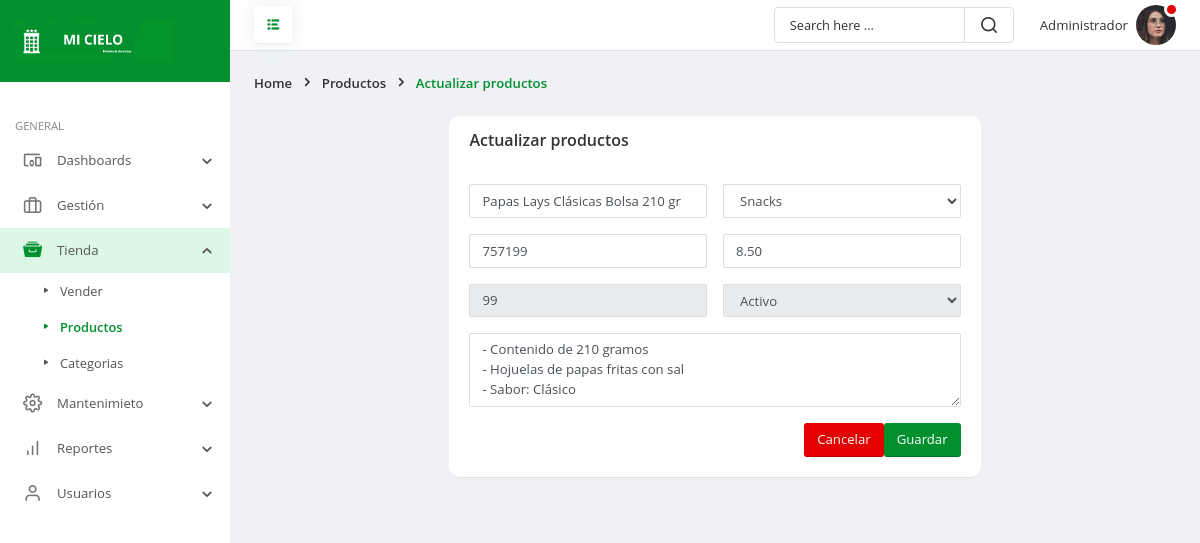
The app's page /frontend/productos/editar.php?id=2 (signed in) with its own data.
### tables this page shows
CREATE TABLE `productos` (
  `idprd` int(11) NOT NULL,
  `nomprd` varchar(150) NOT NULL,
  `numprd` char(14) NOT NULL,
  `detprd` text NOT NULL,
  `preprd` decimal(10,2) NOT NULL,
  `stckprd` char(3) NOT NULL,
  `staprd` char(1) NOT NULL,
  `fere` timestamp NOT NULL DEFAULT current_timestamp() ON UPDATE current_timestamp(),
  `idcat` int(11) NOT NULL,
  `foto` varchar(100) NOT NULL
);

CREATE TABLE `categorias` (
  `idcat` int(11) NOT NULL,
  `nomcat` varchar(100) NOT NULL,
  `fere` timestamp NOT NULL DEFAULT current_timestamp() ON UPDATE current_timestamp()
);

### frontend/productos/editar.php (the view, shortened to what this page needs)
<!doctype html>
<html lang="es">
	<head>
		<link rel="stylesheet" href="../../backend/css/bootstrap.min.css">
		<link rel="stylesheet" href="../../backend/fonts/style.css">
		<link rel="stylesheet" href="../../backend/css/main.css">
	</head>
	<body>
		<div class="page-wrapper">
			<nav id="sidebar" class="sidebar-wrapper">
				<div class="sidebar-brand">
					<a href="../administrador/escritorio.php" class="logo">
						<img src="../../backend/img/rt.png" alt="Hotel mi cielo" />
					</a>
				</div>
				<div class="sidebar-content">
					<div class="sidebar-menu">
						<ul>
							<li class="header-menu">General</li>
							<li class="sidebar-dropdown">
								<a href="#">
									<i class="icon-devices_other"></i>
									<span class="menu-text">Dashboards</span>
								</a>
							</li>
							<li class="sidebar-dropdown">
								<a href="#">
									<i class="icon-briefcase"></i>
									<span class="menu-text">Gestión</span>
								</a>
							</li>
							<li class="sidebar-dropdown active">
								<a href="#">
									<i class="icon-archive"></i>
									<span class="menu-text">Tienda</span>
								</a>
								<div class="sidebar-submenu">
									<ul>
										<li>
											<a href="../venta/mostrar.php">Vender</a>
										</li>
										<li>
											<a href="../productos/mostrar.php" class="current-page">Productos</a>
										</li>
										<li>
											<a href="../categorias/mostrar.php">Categorias</a>
										</li>
									</ul>
								</div>
							</li>
							<li class="sidebar-dropdown">
								<a href="#">
									<i class="icon-settings1"></i>
									<span class="menu-text">Mantenimieto</span>
								</a>
							</li>
							<li class="sidebar-dropdown">
								<a href="#">
									<i class="icon-bar-chart"></i>
									<span class="menu-text">Reportes</span>
								</a>
							</li>
							<li class="sidebar-dropdown">
								<a href="#">
									<i class="icon-user1"></i>
									<span class="menu-text">Usuarios</span>
								</a>
							</li>
						</ul>
					</div>
				</div>
			</nav>
			<div class="page-content">
				<header class="header">
					<div class="toggle-btns">
						<a id="pin-sidebar" href="#">
							<i class="icon-list"></i>
						</a>
					</div>
					<div class="header-items">
						<div class="custom-search">
							<input type="text" class="search-query" placeholder="Search here ...">
							<i class="icon-search1"></i>
						</div>
						<ul class="header-actions">
							<li class="dropdown">
								<a href="#" id="userSettings" class="user-settings" data-toggle="dropdown" aria-haspopup="true">
									<span class="user-name"><?php echo $_SESSION['nombre']; ?></span>
									<span class="avatar">
										<img src="../../backend/img/user24.png" alt="avatar">
										<span class="status busy"></span>
									</span>
								</a>
							</li>
						</ul>
					</div>
				</header>
				<div class="page-header">
					<ol class="breadcrumb">
						<li class="breadcrumb-item">Home</li>
						<li class="breadcrumb-item">Productos</li>
						<li class="breadcrumb-item active">Actualizar productos</li>
					</ol>
				</div>
				<div class="main-container">
					<div class="row justify-content-center gutters">
						<div class="col-xl-7 col-lg-7 col-md-8 col-sm-10">
							 <?php
require '../../backend/config/Conexion.php';
 $id = $_GET['id'];
 $sentencia = $connect->prepare("SELECT productos.idprd, productos.nomprd, productos.numprd, productos.detprd, productos.preprd, productos.stckprd, productos.staprd,categorias.idcat, categorias.nomcat, productos.foto FROM productos INNER JOIN categorias ON productos.idcat = categorias.idcat  WHERE idprd= '$id';");
 $sentencia->execute();
$data =  array();
if($sentencia){
  while($r = $sentencia->fetchObject()){
    $data[] = $r;
  }
}
   ?>
   <?php if(count($data)>0):?>
        <?php foreach($data as $d):?>
							<form enctype="multipart/form-data" method="POST" action="" autocomplete="off">
								<div class="card m-0">
									<div class="card-header">
										<div class="card-title">Actualizar productos</div>
									</div>
									<div class="card-body">
										<div class="row gutters">
											<div class="col-xl-6 col-lg-6 col-md-6 col-sm-12 col-12">
												<div class="form-group">
													<input type="text" class="form-control" value="<?php echo $d->nomprd; ?>"  name="prdnam" placeholder="Nombre del producto">
												</div>
											</div>
											<div class="col-xl-6 col-lg-6 col-md-6 col-sm-12 col-12">
												<div class="form-group">
												<select class="form-control" id="cat" name="prdcat">
													<option value="<?php echo $d->idcat; ?>"><?php echo $d->nomcat; ?></option>
												</select>
											</div>
											</div>
										</div>
										<div class="row gutters">
											<div class="col-xl-6 col-lg-6 col-md-6 col-sm-12 col-12">
												<div class="form-group">
													<input type="text" class="form-control" value="<?php echo $d->numprd; ?>" maxlength="14" onKeypress="if (event.keyCode < 45 || event.keyCode > 57) event.returnValue = false;"  name="prdcod" placeholder="Código del producto" >
												</div>
											</div>
											<div class="col-xl-6 col-lg-6 col-md-6 col-sm-12 col-12">
												<div class="form-group">
													<input type="text" class="form-control" value="<?php echo $d->preprd; ?>"  onKeypress="if (event.keyCode < 45 || event.keyCode > 57) event.returnValue = false;" name="prdpre" placeholder="Precio del producto">
												</div>
											</div>
										</div>
										<div class="row gutters">
											<div class="col-xl-6 col-lg-6 col-md-6 col-sm-12 col-12">
												<div class="form-group">
													<input type="text" disabled class="form-control" value="<?php echo $d->stckprd; ?>" maxlength="3" onKeypress="if (event.keyCode < 45 || event.keyCode > 57) event.returnValue = false;"  placeholder="Stock del producto">
												</div>
											</div>
											<div class="col-xl-6 col-lg-6 col-md-6 col-sm-12 col-12">
												<div class="form-group">
													<select class="form-control" name="prdsta" disabled>
													<option value="1">Activo</option>
												</select>
												</div>
											</div>
										</div>
										<div class="row gutters">
											<div class="col-xl-12 col-lg-12 col-md-12 col-sm-12 col-12">
												<div class="form-group">
													<textarea class="form-control"   name="prddet" value="<?php echo $d->detprd; ?>" placeholder="Detalle del producto" maxlength="299" rows="3"><?php echo $d->detprd; ?></textarea>
												</div>
											</div>
										</div>
										<button  name="up_prd" type="submit" class="btn btn-primary float-right">Guardar</button>
										<button type="button"  class="btn btn-danger float-right" onclick="location.href='mostrar.php'">Cancelar</button>
									</div>
								</div>
							</form>
							<?php endforeach; ?>
    <?php else:?>
      <p class="alert alert-warning">No hay datos</p>
    <?php endif; ?>
						</div>
					</div>
				</div>
			</div>
		</div>
	</body>
</html>

### records on screen
productos: prdnam "Papas Lays Clásicas Bolsa 210 gr", prdcat "Snacks", prdcod "757199", prdpre "8.50", stckprd "99", prddet "- Contenido de 210 gramos - Hojuelas de papas fritas con sal - Sabor: Clásico"

### other values on screen
$_SESSION['nombre'] "Administrador"
